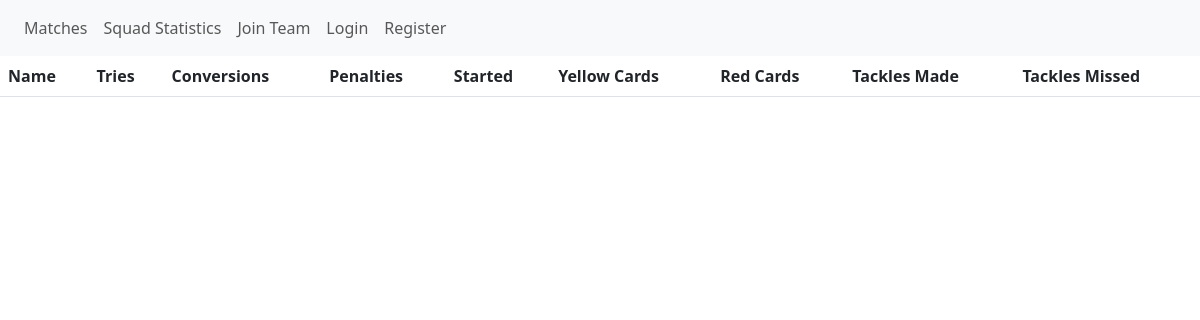
Page /match_stats/1/ on the earlier database version.
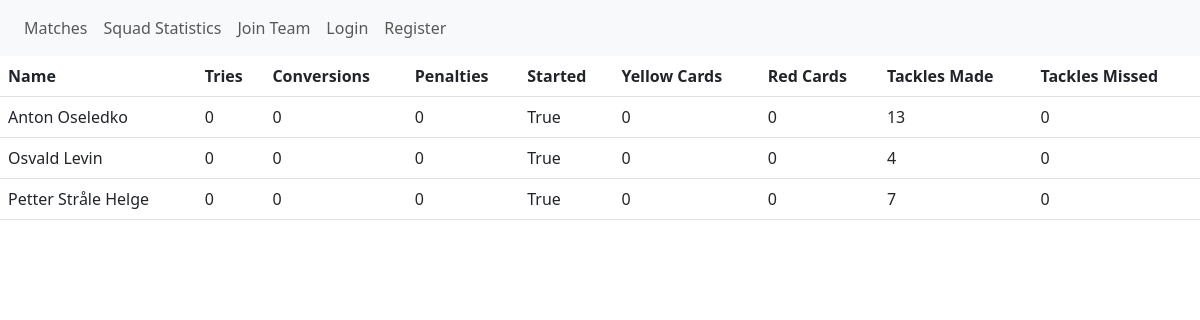
Same page on the later database version.
### stats/models.py (models this page shows, shortened)
class PlayerStatistic(models.Model):
    match = models.ForeignKey(Match, on_delete=models.CASCADE)
    player = models.ForeignKey(Player, on_delete=models.CASCADE)
    started = models.BooleanField(default=False)
    tackles_made = models.IntegerField(default=0)
    rucks_hit = models.IntegerField(default=0)
    passes = models.IntegerField(default=0)
    carries = models.IntegerField(default=0)
    tackles_missed = models.IntegerField(default=0)
    tries = models.IntegerField(default=0)
    conversions = models.IntegerField(default=0)
    penalties = models.IntegerField(default=0)
    yellow_cards = models.IntegerField(default=0)
    red_cards = models.IntegerField(default=0)

class Player(models.Model):
    first_name = models.CharField(max_length=30)
    last_name = models.CharField(max_length=30)
    position = models.ManyToManyField(Position)
    def full_name(self):
        return self.first_name + " " + self.last_name

### stats/views.py (the view)
# urls.py: path('match_stats/<int:match_id>/', views.player_statistics, name='player_statistics'),
def player_statistics(request, match_id):
    match = Match.objects.get(id=match_id)
    statistics = PlayerStatistic.objects.filter(match=match)
    return render(request, 'player_statistics.html', {'statistics': statistics, 'match': match})

### stats/templates/player_statistics.html
{% extends 'base.html' %}
{% block content %}
<table class="table">
    <thead>
        <tr>
          <th>Name</th>
          <th>Tries</th>
          <th>Conversions</th>
          <th>Penalties</th>
          <th>Started</th>
          <th>Yellow Cards</th>
          <th>Red Cards</th>
          <th>Tackles Made</th>
          <th>Tackles Missed</th>
        </tr>
      </thead>
{% for stat in statistics %}
    <tr>
        <td>{{ stat.player.full_name }}</td>
        <td>{{ stat.tries }}</td>
        <td>{{ stat.conversions }}</td>
        <td>{{ stat.penalties }}</td>
        <td>{{ stat.started }}</td>
        <td>{{ stat.yellow_cards }}</td>
        <td>{{ stat.red_cards }}</td>
        <td>{{ stat.tackles_made }}</td>
        <td>{{ stat.tackles_missed }}</td>
    </tr>
{% endfor %}
</table>
{% endblock %}

### stats/templates/base.html (shortened to what this page needs)
<!doctype html>
<html lang="en">
  <head>
    <link href="https://cdn.jsdelivr.net/npm/bootstrap@5.3.0-alpha1/dist/css/bootstrap.min.css" rel="stylesheet">
  </head>
  <body>
    <nav class="navbar navbar-expand-lg navbar-light bg-light">
        <div class="collapse navbar-collapse" id="navbarNav">
            <ul class="navbar-nav mr-auto">
                <li class="nav-item">
                    <a class="nav-link" href="{% url 'matches' %}">Matches</a>
                </li>
                <li class="nav-item">
                    <a class="nav-link" href="{% url 'squad' %}">Squad Statistics</a>
                </li>
                <li class="nav-item">
                    <a class="nav-link" href="{% url 'join' %}">Join Team</a>
                </li>
            </ul>
            <ul class="navbar-nav">
                {% if user.is_authenticated %}
                <li class="nav-item">
                    <a class="nav-link" href="{% url 'index' %}">{{ user.username }}</a>
                </li>
                <li class="nav-item">
                    <a class="nav-link" href="{% url 'logout' %}">Logout</a>
                </li>
                {% else %}
                <li class="nav-item">
                    <a class="nav-link" href="{% url 'login' %}">Login</a>
                </li>
                <li class="nav-item">
                    <a class="nav-link" href="{% url 'register' %}">Register</a>
                </li>
                {% endif %}
            </ul>
        </div>
    </nav>
    {% block content %}{% endblock %}
  </body>
</html>

Differences in the rows shown:
added PlayerStatistic: player.full_name "Anton Oseledko", tries "0", conversions "0", penalties "0", started "True", yellow_cards "0", red_cards "0", tackles_made "13", tackles_missed "0"
added PlayerStatistic: player.full_name "Osvald Levin", tries "0", conversions "0", penalties "0", started "True", yellow_cards "0", red_cards "0", tackles_made "4", tackles_missed "0"
added PlayerStatistic: player.full_name "Petter Stråle Helge", tries "0", conversions "0", penalties "0", started "True", yellow_cards "0", red_cards "0", tackles_made "7", tackles_missed "0"
